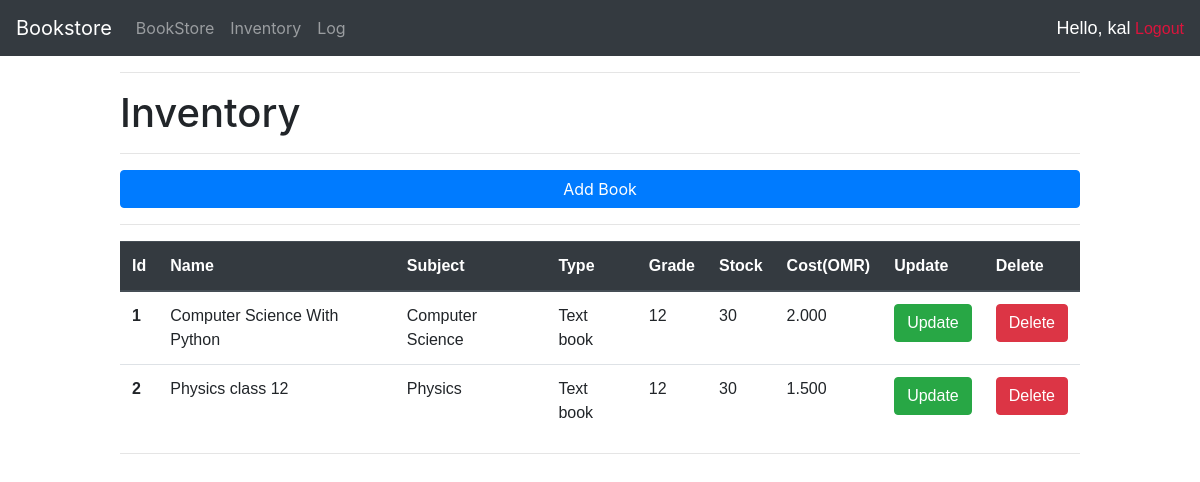
The app's page /inventory/ (signed in), older data.
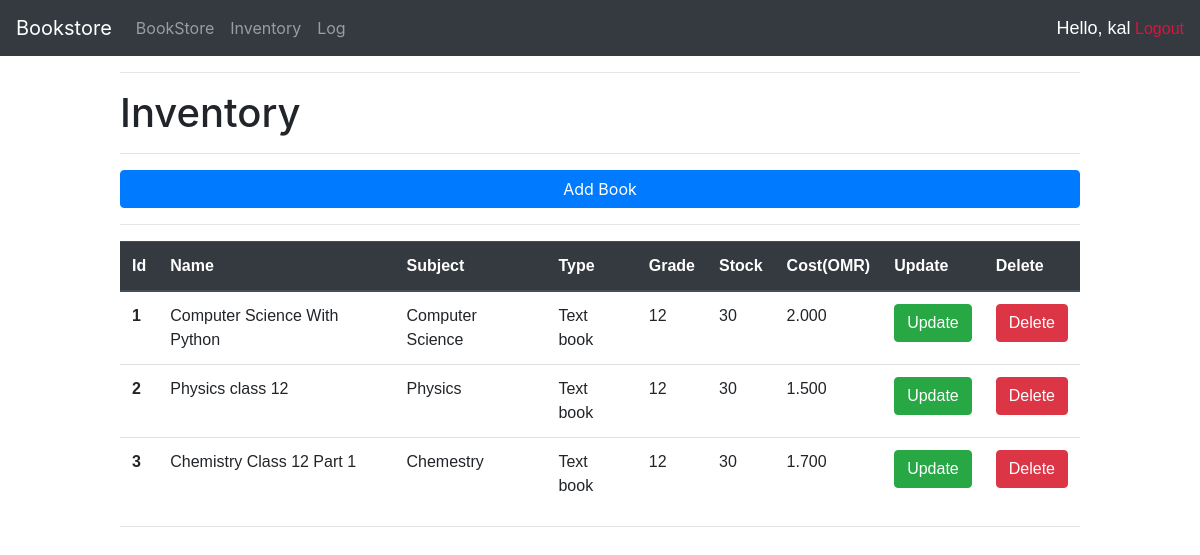
The same page, newer data.
### inventory/models.py (models this page shows, shortened)
class Book(models.Model) :
    subject_choice = (('English', 'English'),
                    ('Math', 'Math'),
                    ('Science', 'Science'),
                    ('Physics', 'Physics'),
                    ('Chemestry', 'Chemestry'),
                    ('Biology', 'Biology'),
                    ('Computer Science', 'Computer Science'),
                    ('Social Studies', 'Social Studies'),
                    ('Hindi', 'Hindi'),
                    ('Arabic', 'Arabic'),
                    )
    type_choice = (('Text book', 'Text book'),
                    ('Long note book', 'Long note book'),
                    ('Short note book', 'Short note book')
                    )
    grade_choice = (('1', '1'),
                    ('2', '2'),
                    ('3', '3'),
                    ('4', '4'),
                    ('5', '5'),
                    ('6', '6'),
                    ('7', '7'),
                    ('8', '8'),
                    ('9', '9'),
                    ('10','10'),
                    ('11','11'),
                    ('12','12'),
                    ('All', 'All')
                    )
    name = models.CharField(max_length=100)
    subject = models.CharField(max_length=100, choices=subject_choice)
    book_type = models.CharField(max_length=100, choices=type_choice)
    garde = models.CharField(max_length=100, choices=grade_choice)
    stock = models.IntegerField()
    cost = models.DecimalField(max_digits=10, decimal_places=3)

### inventory/views.py (the view)
# urls.py: 2. Add a URL to urlpatterns:  path('', views.home, name='home')
@login_required(login_url='login')
def home(request) :
    books = Book.objects.all()
    context = {'books':books}
    return(render(request, 'inventory/home.html', context))

### inventory/templates/inventory/home.html (shortened to what this page needs)
{% extends 'inventory/main.html' %}
{% block content %}
    <hr>
    <h1>Inventory</h1>
    <hr>
    <a href="{% url 'add' %}" class="btn btn-primary" id="add">Add Book</a>
    <hr>
    <table class="table">
        <thead class="thead-dark">
        <tr>
            <th scope="col">Id</th>
            <th scope="col">Name</th>
            <th scope="col">Subject</th>
            <th scope="col">Type</th>
            <th scope="col">Grade</th>
            <th scope="col">Stock</th>
            <th scope="col">Cost(OMR)</th>
            <th scope="col">Update</th>
            <th scope="col">Delete</th>
        </tr>
        </thead>
        <tbody>
        {% for book in books %}
            <tr>
                <th scope="row">{{book.id}}</th>
                <td>{{book.name}}</td>
                <td>{{book.subject}}</td>
                <td>{{book.book_type}}</td>
                <td>{{book.garde}}</td>
                <td>{{book.stock}}</td>
                <td>{{book.cost}}</td>
                <td><a href="{% url 'update' book.id %}" class="btn btn-success">Update</a></td>
                <td><a href="{% url 'delete' book.id %}" class="btn btn-danger">Delete</a></td>
            </tr>
        {% endfor %}
        </tbody>
    </table>
    <hr>
{% endblock %}

Row changes from the older to the newer data that the page shows:
added Book: id "3", name "Chemistry Class 12 Part 1", subject "Chemestry", book_type "Text book", garde "12", stock "30", cost "1.700"
